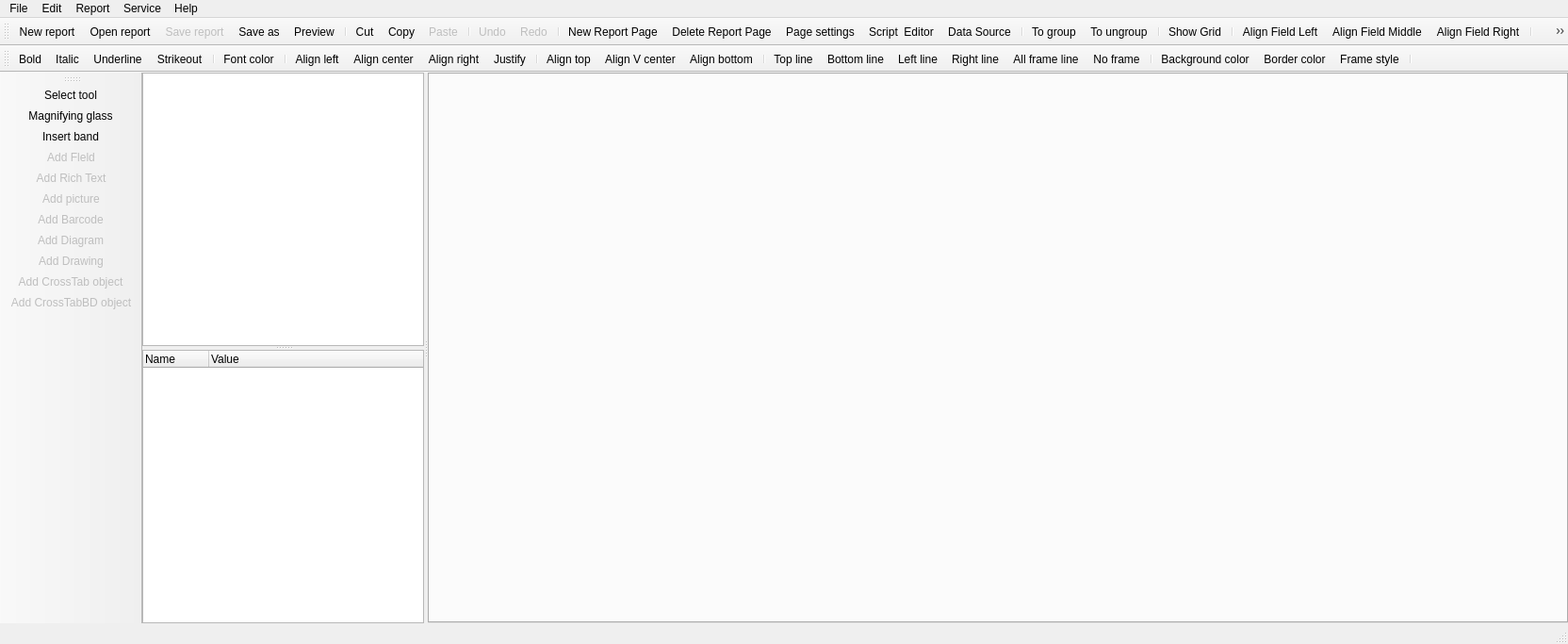
<?xml version="1.0" encoding="UTF-8"?>
<ui version="4.0">
 <class>MainWindow</class>
 <widget class="QMainWindow" name="MainWindow">
  <property name="geometry">
   <rect>
    <x>0</x>
    <y>0</y>
    <width>1664</width>
    <height>683</height>
   </rect>
  </property>
  <property name="windowTitle">
   <string>QtRPT Designer</string>
  </property>
  <property name="windowIcon">
   <iconset>
    <normaloff>../../../Aleksey/Desktop/32.png</normaloff>../../../Aleksey/Desktop/32.png</iconset>
  </property>
  <widget class="QWidget" name="centralWidget">
   <layout class="QHBoxLayout" name="horizontalLayout">
    <property name="spacing">
     <number>0</number>
    </property>
    <property name="leftMargin">
     <number>0</number>
    </property>
    <property name="topMargin">
     <number>0</number>
    </property>
    <property name="rightMargin">
     <number>0</number>
    </property>
    <property name="bottomMargin">
     <number>0</number>
    </property>
    <item>
     <widget class="QSplitter" name="splitter">
      <property name="orientation">
       <enum>Qt::Horizontal</enum>
      </property>
      <widget class="QWidget" name="widget_2" native="true">
       <property name="sizePolicy">
        <sizepolicy hsizetype="Preferred" vsizetype="Minimum">
         <horstretch>0</horstretch>
         <verstretch>0</verstretch>
        </sizepolicy>
       </property>
       <property name="maximumSize">
        <size>
         <width>299</width>
         <height>16777215</height>
        </size>
       </property>
       <property name="baseSize">
        <size>
         <width>0</width>
         <height>0</height>
        </size>
       </property>
       <layout class="QVBoxLayout" name="verticalLayout">
        <property name="spacing">
         <number>0</number>
        </property>
        <property name="leftMargin">
         <number>0</number>
        </property>
        <property name="topMargin">
         <number>0</number>
        </property>
        <property name="rightMargin">
         <number>0</number>
        </property>
        <property name="bottomMargin">
         <number>0</number>
        </property>
        <item>
         <widget class="QSplitter" name="splitter_2">
          <property name="sizePolicy">
           <sizepolicy hsizetype="Preferred" vsizetype="Expanding">
            <horstretch>0</horstretch>
            <verstretch>0</verstretch>
           </sizepolicy>
          </property>
          <property name="baseSize">
           <size>
            <width>0</width>
            <height>0</height>
           </size>
          </property>
          <property name="orientation">
           <enum>Qt::Vertical</enum>
          </property>
          <widget class="QTreeWidget" name="treeWidget">
           <property name="sizePolicy">
            <sizepolicy hsizetype="Preferred" vsizetype="Preferred">
             <horstretch>0</horstretch>
             <verstretch>0</verstretch>
            </sizepolicy>
           </property>
           <property name="baseSize">
            <size>
             <width>0</width>
             <height>0</height>
            </size>
           </property>
           <attribute name="headerVisible">
            <bool>false</bool>
           </attribute>
           <attribute name="headerDefaultSectionSize">
            <number>50</number>
           </attribute>
           <column>
            <property name="text">
             <string notr="true">1</string>
            </property>
           </column>
          </widget>
          <widget class="QTreeWidget" name="treeParams">
           <property name="sizePolicy">
            <sizepolicy hsizetype="Preferred" vsizetype="Preferred">
             <horstretch>0</horstretch>
             <verstretch>0</verstretch>
            </sizepolicy>
           </property>
           <property name="baseSize">
            <size>
             <width>0</width>
             <height>0</height>
            </size>
           </property>
           <property name="editTriggers">
            <set>QAbstractItemView::DoubleClicked|QAbstractItemView::EditKeyPressed</set>
           </property>
           <property name="alternatingRowColors">
            <bool>true</bool>
           </property>
           <property name="selectionMode">
            <enum>QAbstractItemView::SingleSelection</enum>
           </property>
           <property name="indentation">
            <number>15</number>
           </property>
           <property name="expandsOnDoubleClick">
            <bool>false</bool>
           </property>
           <attribute name="headerDefaultSectionSize">
            <number>70</number>
           </attribute>
           <column>
            <property name="text">
             <string>Name</string>
            </property>
           </column>
           <column>
            <property name="text">
             <string>Value</string>
            </property>
           </column>
          </widget>
         </widget>
        </item>
       </layout>
      </widget>
      <widget class="QTabWidget" name="tabWidget"/>
     </widget>
    </item>
   </layout>
  </widget>
  <widget class="QMenuBar" name="menuBar">
   <property name="geometry">
    <rect>
     <x>0</x>
     <y>0</y>
     <width>1664</width>
     <height>21</height>
    </rect>
   </property>
   <widget class="QMenu" name="menuFile">
    <property name="title">
     <string>File</string>
    </property>
    <addaction name="actionNewReport"/>
    <addaction name="actionOpenReport"/>
    <addaction name="actSaveReport"/>
    <addaction name="actSaveAs"/>
    <addaction name="separator"/>
    <addaction name="actNewReportPage"/>
    <addaction name="actDeleteReportPage"/>
    <addaction name="separator"/>
    <addaction name="actionExit"/>
   </widget>
   <widget class="QMenu" name="menuReport">
    <property name="title">
     <string>Report</string>
    </property>
    <addaction name="actPageSettings"/>
   </widget>
   <widget class="QMenu" name="menuEdit">
    <property name="title">
     <string>Edit</string>
    </property>
    <addaction name="actUndo"/>
    <addaction name="actRedo"/>
    <addaction name="separator"/>
    <addaction name="actCut"/>
    <addaction name="actCopy"/>
    <addaction name="actPaste"/>
   </widget>
   <widget class="QMenu" name="menuHelp">
    <property name="title">
     <string>Help</string>
    </property>
    <addaction name="actReadmeQtRPT"/>
    <addaction name="actReadmeQtRptDesigner"/>
    <addaction name="actCheckUpdates"/>
    <addaction name="actAbout"/>
   </widget>
   <widget class="QMenu" name="menuService">
    <property name="title">
     <string>Service</string>
    </property>
    <addaction name="actSettings"/>
   </widget>
   <addaction name="menuFile"/>
   <addaction name="menuEdit"/>
   <addaction name="menuReport"/>
   <addaction name="menuService"/>
   <addaction name="menuHelp"/>
  </widget>
  <widget class="QToolBar" name="mainToolBar">
   <attribute name="toolBarArea">
    <enum>TopToolBarArea</enum>
   </attribute>
   <attribute name="toolBarBreak">
    <bool>false</bool>
   </attribute>
   <addaction name="actionNewReport"/>
   <addaction name="actionOpenReport"/>
   <addaction name="actSaveReport"/>
   <addaction name="actSaveAs"/>
   <addaction name="actPreview"/>
   <addaction name="separator"/>
   <addaction name="actCut"/>
   <addaction name="actCopy"/>
   <addaction name="actPaste"/>
   <addaction name="separator"/>
   <addaction name="actUndo"/>
   <addaction name="actRedo"/>
   <addaction name="separator"/>
   <addaction name="actNewReportPage"/>
   <addaction name="actDeleteReportPage"/>
   <addaction name="actPageSettings"/>
   <addaction name="actScriptEditing"/>
   <addaction name="actDataSource"/>
   <addaction name="separator"/>
   <addaction name="actGroup"/>
   <addaction name="actUngroup"/>
   <addaction name="separator"/>
   <addaction name="actShowGrid"/>
   <addaction name="separator"/>
   <addaction name="actFieldLeft"/>
   <addaction name="actFieldMiddle"/>
   <addaction name="actFieldRight"/>
   <addaction name="separator"/>
   <addaction name="actFieldTop"/>
   <addaction name="actFieldCenter"/>
   <addaction name="actFieldBottom"/>
   <addaction name="separator"/>
   <addaction name="actFieldSameWidth"/>
   <addaction name="actFieldSameHeight"/>
   <addaction name="separator"/>
  </widget>
  <widget class="QStatusBar" name="statusBar"/>
  <widget class="QToolBar" name="toolBar">
   <property name="windowTitle">
    <string>toolBar</string>
   </property>
   <attribute name="toolBarArea">
    <enum>TopToolBarArea</enum>
   </attribute>
   <attribute name="toolBarBreak">
    <bool>true</bool>
   </attribute>
   <addaction name="actionBold"/>
   <addaction name="actionItalic"/>
   <addaction name="actionUnderline"/>
   <addaction name="actionStrikeout"/>
   <addaction name="separator"/>
   <addaction name="actFontColor"/>
   <addaction name="separator"/>
   <addaction name="actAlignLeft"/>
   <addaction name="actAlignCenter"/>
   <addaction name="actAlignRight"/>
   <addaction name="actAlignJustify"/>
   <addaction name="separator"/>
   <addaction name="actAlignTop"/>
   <addaction name="actAlignVCenter"/>
   <addaction name="actAlignBottom"/>
   <addaction name="separator"/>
   <addaction name="actLineTop"/>
   <addaction name="actLineBottom"/>
   <addaction name="actLineLeft"/>
   <addaction name="actLineRight"/>
   <addaction name="actLineAll"/>
   <addaction name="actLineNo"/>
   <addaction name="separator"/>
   <addaction name="actBackgroundColor"/>
   <addaction name="actBorderColor"/>
   <addaction name="actFrameStyle"/>
   <addaction name="separator"/>
  </widget>
  <widget class="QToolBar" name="toolBar_3">
   <property name="windowTitle">
    <string>toolBar_3</string>
   </property>
   <attribute name="toolBarArea">
    <enum>LeftToolBarArea</enum>
   </attribute>
   <attribute name="toolBarBreak">
    <bool>false</bool>
   </attribute>
   <addaction name="actSelect_tool"/>
   <addaction name="actMagnifying"/>
   <addaction name="actionInsert_band"/>
   <addaction name="actAddField"/>
   <addaction name="actAddRichText"/>
   <addaction name="actAddPicture"/>
   <addaction name="actAddBarcode"/>
   <addaction name="actAddDiagram"/>
   <addaction name="actAddDrawing"/>
   <addaction name="actAddCrossTab"/>
   <addaction name="actAddCrossTabBD"/>
  </widget>
  <action name="actionExit">
   <property name="text">
    <string>Exit</string>
   </property>
   <property name="toolTip">
    <string>Exit</string>
   </property>
  </action>
  <action name="actPageSettings">
   <property name="icon">
    <iconset resource="images.qrc">
     <normaloff>:/new/prefix1/images/pageSetting.png</normaloff>:/new/prefix1/images/pageSetting.png</iconset>
   </property>
   <property name="text">
    <string>Page settings</string>
   </property>
  </action>
  <action name="actSelect_tool">
   <property name="checkable">
    <bool>true</bool>
   </property>
   <property name="icon">
    <iconset resource="images.qrc">
     <normaloff>:/new/prefix1/images/80-1.png</normaloff>:/new/prefix1/images/80-1.png</iconset>
   </property>
   <property name="text">
    <string>Select tool</string>
   </property>
   <property name="toolTip">
    <string>Select tool</string>
   </property>
  </action>
  <action name="actAlignLeft">
   <property name="checkable">
    <bool>true</bool>
   </property>
   <property name="icon">
    <iconset resource="images.qrc">
     <normaloff>:/new/prefix1/images/textleft.png</normaloff>:/new/prefix1/images/textleft.png</iconset>
   </property>
   <property name="text">
    <string>Align left</string>
   </property>
   <property name="toolTip">
    <string>Align left</string>
   </property>
  </action>
  <action name="actAlignCenter">
   <property name="checkable">
    <bool>true</bool>
   </property>
   <property name="icon">
    <iconset resource="images.qrc">
     <normaloff>:/new/prefix1/images/textcenter.png</normaloff>:/new/prefix1/images/textcenter.png</iconset>
   </property>
   <property name="text">
    <string>Align center</string>
   </property>
   <property name="toolTip">
    <string>Align center</string>
   </property>
  </action>
  <action name="actAlignRight">
   <property name="checkable">
    <bool>true</bool>
   </property>
   <property name="icon">
    <iconset resource="images.qrc">
     <normaloff>:/new/prefix1/images/textright.png</normaloff>:/new/prefix1/images/textright.png</iconset>
   </property>
   <property name="text">
    <string>Align right</string>
   </property>
   <property name="toolTip">
    <string>Align right</string>
   </property>
  </action>
  <action name="actAlignJustify">
   <property name="checkable">
    <bool>true</bool>
   </property>
   <property name="icon">
    <iconset resource="images.qrc">
     <normaloff>:/new/prefix1/images/textjustify.png</normaloff>:/new/prefix1/images/textjustify.png</iconset>
   </property>
   <property name="text">
    <string>Justify</string>
   </property>
   <property name="toolTip">
    <string>Justify</string>
   </property>
  </action>
  <action name="actionBold">
   <property name="checkable">
    <bool>true</bool>
   </property>
   <property name="icon">
    <iconset resource="images.qrc">
     <normaloff>:/new/prefix1/images/textbold.png</normaloff>:/new/prefix1/images/textbold.png</iconset>
   </property>
   <property name="text">
    <string>Bold</string>
   </property>
   <property name="toolTip">
    <string>Bold</string>
   </property>
  </action>
  <action name="actionItalic">
   <property name="checkable">
    <bool>true</bool>
   </property>
   <property name="icon">
    <iconset resource="images.qrc">
     <normaloff>:/new/prefix1/images/textitalic.png</normaloff>:/new/prefix1/images/textitalic.png</iconset>
   </property>
   <property name="text">
    <string>Italic</string>
   </property>
   <property name="toolTip">
    <string>Italic</string>
   </property>
  </action>
  <action name="actionUnderline">
   <property name="checkable">
    <bool>true</bool>
   </property>
   <property name="icon">
    <iconset resource="images.qrc">
     <normaloff>:/new/prefix1/images/textunder.png</normaloff>:/new/prefix1/images/textunder.png</iconset>
   </property>
   <property name="text">
    <string>Underline</string>
   </property>
   <property name="toolTip">
    <string>Underline</string>
   </property>
  </action>
  <action name="actLineTop">
   <property name="checkable">
    <bool>true</bool>
   </property>
   <property name="icon">
    <iconset resource="images.qrc">
     <normaloff>:/new/prefix1/images/82-6.png</normaloff>:/new/prefix1/images/82-6.png</iconset>
   </property>
   <property name="text">
    <string>Top line</string>
   </property>
   <property name="toolTip">
    <string>Top line</string>
   </property>
  </action>
  <action name="actLineBottom">
   <property name="checkable">
    <bool>true</bool>
   </property>
   <property name="icon">
    <iconset resource="images.qrc">
     <normaloff>:/new/prefix1/images/82-7.png</normaloff>:/new/prefix1/images/82-7.png</iconset>
   </property>
   <property name="text">
    <string>Bottom line</string>
   </property>
   <property name="toolTip">
    <string>Bottom line</string>
   </property>
  </action>
  <action name="actLineLeft">
   <property name="checkable">
    <bool>true</bool>
   </property>
   <property name="icon">
    <iconset resource="images.qrc">
     <normaloff>:/new/prefix1/images/82-4.png</normaloff>:/new/prefix1/images/82-4.png</iconset>
   </property>
   <property name="text">
    <string>Left line</string>
   </property>
   <property name="toolTip">
    <string>Left line</string>
   </property>
  </action>
  <action name="actLineRight">
   <property name="checkable">
    <bool>true</bool>
   </property>
   <property name="icon">
    <iconset resource="images.qrc">
     <normaloff>:/new/prefix1/images/82-5.png</normaloff>:/new/prefix1/images/82-5.png</iconset>
   </property>
   <property name="text">
    <string>Right line</string>
   </property>
   <property name="toolTip">
    <string>Right line</string>
   </property>
  </action>
  <action name="actLineAll">
   <property name="checkable">
    <bool>true</bool>
   </property>
   <property name="icon">
    <iconset resource="images.qrc">
     <normaloff>:/new/prefix1/images/82-2.png</normaloff>:/new/prefix1/images/82-2.png</iconset>
   </property>
   <property name="text">
    <string>All frame line</string>
   </property>
   <property name="toolTip">
    <string>All frame line</string>
   </property>
  </action>
  <action name="actLineNo">
   <property name="checkable">
    <bool>true</bool>
   </property>
   <property name="icon">
    <iconset resource="images.qrc">
     <normaloff>:/new/prefix1/images/82-1.png</normaloff>:/new/prefix1/images/82-1.png</iconset>
   </property>
   <property name="text">
    <string>No frame</string>
   </property>
   <property name="toolTip">
    <string>No frame</string>
   </property>
  </action>
  <action name="actionInsert_band">
   <property name="checkable">
    <bool>true</bool>
   </property>
   <property name="icon">
    <iconset resource="images.qrc">
     <normaloff>:/new/prefix1/images/band.png</normaloff>:/new/prefix1/images/band.png</iconset>
   </property>
   <property name="text">
    <string>Insert band</string>
   </property>
   <property name="toolTip">
    <string>Insert band</string>
   </property>
  </action>
  <action name="actAddField">
   <property name="checkable">
    <bool>true</bool>
   </property>
   <property name="enabled">
    <bool>false</bool>
   </property>
   <property name="icon">
    <iconset resource="images.qrc">
     <normaloff>:/new/prefix1/images/field.png</normaloff>:/new/prefix1/images/field.png</iconset>
   </property>
   <property name="text">
    <string>Add Fleld</string>
   </property>
   <property name="toolTip">
    <string>Add field</string>
   </property>
  </action>
  <action name="actionNewReport">
   <property name="icon">
    <iconset resource="images.qrc">
     <normaloff>:/new/prefix1/images/new.png</normaloff>:/new/prefix1/images/new.png</iconset>
   </property>
   <property name="text">
    <string>New report</string>
   </property>
   <property name="toolTip">
    <string>New report</string>
   </property>
  </action>
  <action name="actionOpenReport">
   <property name="icon">
    <iconset resource="images.qrc">
     <normaloff>:/new/prefix1/images/open.png</normaloff>:/new/prefix1/images/open.png</iconset>
   </property>
   <property name="text">
    <string>Open report</string>
   </property>
   <property name="toolTip">
    <string>Open report</string>
   </property>
   <property name="shortcut">
    <string>Ctrl+O</string>
   </property>
  </action>
  <action name="actSaveReport">
   <property name="enabled">
    <bool>false</bool>
   </property>
   <property name="icon">
    <iconset resource="images.qrc">
     <normaloff>:/new/prefix1/images/save.png</normaloff>:/new/prefix1/images/save.png</iconset>
   </property>
   <property name="text">
    <string>Save report</string>
   </property>
   <property name="toolTip">
    <string>Save report</string>
   </property>
   <property name="shortcut">
    <string>Ctrl+S</string>
   </property>
  </action>
  <action name="actAlignTop">
   <property name="checkable">
    <bool>true</bool>
   </property>
   <property name="icon">
    <iconset resource="images.qrc">
     <normaloff>:/new/prefix1/images/texttop.png</normaloff>:/new/prefix1/images/texttop.png</iconset>
   </property>
   <property name="text">
    <string>Align top</string>
   </property>
   <property name="toolTip">
    <string>Align top</string>
   </property>
  </action>
  <action name="actAlignVCenter">
   <property name="checkable">
    <bool>true</bool>
   </property>
   <property name="icon">
    <iconset resource="images.qrc">
     <normaloff>:/new/prefix1/images/textVcenter.png</normaloff>:/new/prefix1/images/textVcenter.png</iconset>
   </property>
   <property name="text">
    <string>Align V center</string>
   </property>
   <property name="toolTip">
    <string>Align V center</string>
   </property>
  </action>
  <action name="actAlignBottom">
   <property name="checkable">
    <bool>true</bool>
   </property>
   <property name="icon">
    <iconset resource="images.qrc">
     <normaloff>:/new/prefix1/images/textbottom.png</normaloff>:/new/prefix1/images/textbottom.png</iconset>
   </property>
   <property name="text">
    <string>Align bottom</string>
   </property>
   <property name="toolTip">
    <string>Align bottom</string>
   </property>
  </action>
  <action name="actCopy">
   <property name="icon">
    <iconset resource="images.qrc">
     <normaloff>:/new/prefix1/images/copy.png</normaloff>:/new/prefix1/images/copy.png</iconset>
   </property>
   <property name="text">
    <string>Copy</string>
   </property>
   <property name="toolTip">
    <string>Copy</string>
   </property>
   <property name="shortcut">
    <string>Ctrl+C</string>
   </property>
  </action>
  <action name="actCut">
   <property name="icon">
    <iconset resource="images.qrc">
     <normaloff>:/new/prefix1/images/cut.png</normaloff>:/new/prefix1/images/cut.png</iconset>
   </property>
   <property name="text">
    <string>Cut</string>
   </property>
   <property name="toolTip">
    <string>Cut</string>
   </property>
   <property name="shortcut">
    <string>Ctrl+X</string>
   </property>
  </action>
  <action name="actPaste">
   <property name="enabled">
    <bool>false</bool>
   </property>
   <property name="icon">
    <iconset resource="images.qrc">
     <normaloff>:/new/prefix1/images/paste.png</normaloff>:/new/prefix1/images/paste.png</iconset>
   </property>
   <property name="text">
    <string>Paste</string>
   </property>
   <property name="toolTip">
    <string>Paste</string>
   </property>
   <property name="shortcut">
    <string>Ctrl+V</string>
   </property>
  </action>
  <action name="actSaveAs">
   <property name="icon">
    <iconset resource="images.qrc">
     <normaloff>:/new/prefix1/images/saveAll.png</normaloff>:/new/prefix1/images/saveAll.png</iconset>
   </property>
   <property name="text">
    <string>Save as</string>
   </property>
   <property name="toolTip">
    <string>Save as</string>
   </property>
  </action>
  <action name="actFontColor">
   <property name="icon">
    <iconset resource="images.qrc">
     <normaloff>:/new/prefix1/images/fontColor.png</normaloff>:/new/prefix1/images/fontColor.png</iconset>
   </property>
   <property name="text">
    <string>Font color</string>
   </property>
   <property name="toolTip">
    <string>Font color</string>
   </property>
  </action>
  <action name="actBackgroundColor">
   <property name="icon">
    <iconset resource="images.qrc">
     <normaloff>:/new/prefix1/images/backgroundColor.png</normaloff>:/new/prefix1/images/backgroundColor.png</iconset>
   </property>
   <property name="text">
    <string>Background color</string>
   </property>
   <property name="toolTip">
    <string>Background color</string>
   </property>
  </action>
  <action name="actBorderColor">
   <property name="icon">
    <iconset resource="images.qrc">
     <normaloff>:/new/prefix1/images/borderColor.png</normaloff>:/new/prefix1/images/borderColor.png</iconset>
   </property>
   <property name="text">
    <string>Border color</string>
   </property>
   <property name="toolTip">
    <string>Border color</string>
   </property>
  </action>
  <action name="actAbout">
   <property name="icon">
    <iconset resource="images.qrc">
     <normaloff>:/new/prefix1/images/Logo128.png</normaloff>:/new/prefix1/images/Logo128.png</iconset>
   </property>
   <property name="text">
    <string>About QtRptDesigner</string>
   </property>
  </action>
  <action name="actShowGrid">
   <property name="checkable">
    <bool>true</bool>
   </property>
   <property name="icon">
    <iconset resource="images.qrc">
     <normaloff>:/new/prefix1/images/grid.png</normaloff>:/new/prefix1/images/grid.png</iconset>
   </property>
   <property name="text">
    <string>Show Grid</string>
   </property>
   <property name="toolTip">
    <string>Show/Hide grid</string>
   </property>
  </action>
  <action name="actAddPicture">
   <property name="checkable">
    <bool>true</bool>
   </property>
   <property name="enabled">
    <bool>false</bool>
   </property>
   <property name="icon">
    <iconset resource="images.qrc">
     <normaloff>:/new/prefix1/images/picture.png</normaloff>:/new/prefix1/images/picture.png</iconset>
   </property>
   <property name="text">
    <string>Add picture</string>
   </property>
  </action>
  <action name="actFrameStyle">
   <property name="icon">
    <iconset resource="images.qrc">
     <normaloff>:/new/prefix1/images/frameStyle.png</normaloff>:/new/prefix1/images/frameStyle.png</iconset>
   </property>
   <property name="text">
    <string>Frame style</string>
   </property>
   <property name="toolTip">
    <string>Frame style</string>
   </property>
  </action>
  <action name="actNewReportPage">
   <property name="icon">
    <iconset resource="images.qrc">
     <normaloff>:/new/prefix1/images/newPageReport.png</normaloff>:/new/prefix1/images/newPageReport.png</iconset>
   </property>
   <property name="text">
    <string>New Report Page</string>
   </property>
   <property name="toolTip">
    <string>New Report Page</string>
   </property>
  </action>
  <action name="actDeleteReportPage">
   <property name="icon">
    <iconset resource="images.qrc">
     <normaloff>:/new/prefix1/images/deletePage.png</normaloff>:/new/prefix1/images/deletePage.png</iconset>
   </property>
   <property name="text">
    <string>Delete Report Page</string>
   </property>
   <property name="toolTip">
    <string>Delete Report Page</string>
   </property>
  </action>
  <action name="actFieldLeft">
   <property name="icon">
    <iconset resource="images.qrc">
     <normaloff>:/new/prefix1/images/fieldLeft.png</normaloff>:/new/prefix1/images/fieldLeft.png</iconset>
   </property>
   <property name="text">
    <string>Align Field Left</string>
   </property>
   <property name="toolTip">
    <string>Align Field Left</string>
   </property>
  </action>
  <action name="actFieldMiddle">
   <property name="icon">
    <iconset resource="images.qrc">
     <normaloff>:/new/prefix1/images/fieldMiddle.png</normaloff>:/new/prefix1/images/fieldMiddle.png</iconset>
   </property>
   <property name="text">
    <string>Align Field Middle</string>
   </property>
   <property name="toolTip">
    <string>Align Field Middle</string>
   </property>
  </action>
  <action name="actFieldRight">
   <property name="icon">
    <iconset resource="images.qrc">
     <normaloff>:/new/prefix1/images/fieldRight.png</normaloff>:/new/prefix1/images/fieldRight.png</iconset>
   </property>
   <property name="text">
    <string>Align Field Right</string>
   </property>
   <property name="toolTip">
    <string>Align Field Right</string>
   </property>
  </action>
  <action name="actFieldTop">
   <property name="icon">
    <iconset resource="images.qrc">
     <normaloff>:/new/prefix1/images/fieldTop.png</normaloff>:/new/prefix1/images/fieldTop.png</iconset>
   </property>
   <property name="text">
    <string>Align Field Top</string>
   </property>
   <property name="toolTip">
    <string>Align Field Top</string>
   </property>
  </action>
  <action name="actFieldCenter">
   <property name="icon">
    <iconset resource="images.qrc">
     <normaloff>:/new/prefix1/images/fieldCenter.png</normaloff>:/new/prefix1/images/fieldCenter.png</iconset>
   </property>
   <property name="text">
    <string>Align Field Center</string>
   </property>
   <property name="toolTip">
    <string>Align Field Center</string>
   </property>
  </action>
  <action name="actFieldBottom">
   <property name="icon">
    <iconset resource="images.qrc">
     <normaloff>:/new/prefix1/images/fieldBottom.png</normaloff>:/new/prefix1/images/fieldBottom.png</iconset>
   </property>
   <property name="text">
    <string>Align Field Bottom</string>
   </property>
   <property name="toolTip">
    <string>Align Field Bottom</string>
   </property>
  </action>
  <action name="actFieldSameWidth">
   <property name="icon">
    <iconset resource="images.qrc">
     <normaloff>:/new/prefix1/images/fieldSameWidth.png</normaloff>:/new/prefix1/images/fieldSameWidth.png</iconset>
   </property>
   <property name="text">
    <string>Field Same Width</string>
   </property>
   <property name="toolTip">
    <string>Field Same Width</string>
   </property>
  </action>
  <action name="actFieldSameHeight">
   <property name="icon">
    <iconset resource="images.qrc">
     <normaloff>:/new/prefix1/images/fieldSameHeight.png</normaloff>:/new/prefix1/images/fieldSameHeight.png</iconset>
   </property>
   <property name="text">
    <string>Field Same Height</string>
   </property>
   <property name="toolTip">
    <string>Field Same Height</string>
   </property>
  </action>
  <action name="actSettings">
   <property name="icon">
    <iconset resource="images.qrc">
     <normaloff>:/new/prefix1/images/setting.png</normaloff>:/new/prefix1/images/setting.png</iconset>
   </property>
   <property name="text">
    <string>Settings</string>
   </property>
   <property name="toolTip">
    <string>Settings</string>
   </property>
  </action>
  <action name="actMagnifying">
   <property name="checkable">
    <bool>true</bool>
   </property>
   <property name="icon">
    <iconset resource="images.qrc">
     <normaloff>:/new/prefix1/images/maginfier.png</normaloff>:/new/prefix1/images/maginfier.png</iconset>
   </property>
   <property name="text">
    <string>Magnifying glass</string>
   </property>
   <property name="toolTip">
    <string>Magnifying glass</string>
   </property>
  </action>
  <action name="actionStrikeout">
   <property name="checkable">
    <bool>true</bool>
   </property>
   <property name="icon">
    <iconset resource="images.qrc">
     <normaloff>:/new/prefix1/images/textstrikeout.png</normaloff>:/new/prefix1/images/textstrikeout.png</iconset>
   </property>
   <property name="text">
    <string>Strikeout</string>
   </property>
   <property name="toolTip">
    <string>Strikeout</string>
   </property>
  </action>
  <action name="actGroupProperty">
   <property name="icon">
    <iconset resource="images.qrc">
     <normaloff>:/new/prefix1/images/dataGrouping.png</normaloff>:/new/prefix1/images/dataGrouping.png</iconset>
   </property>
   <property name="text">
    <string>Group property</string>
   </property>
   <property name="toolTip">
    <string>Group property</string>
   </property>
  </action>
  <action name="actCheckUpdates">
   <property name="icon">
    <iconset resource="images.qrc">
     <normaloff>:/new/prefix1/images/update.png</normaloff>:/new/prefix1/images/update.png</iconset>
   </property>
   <property name="text">
    <string>Check updates</string>
   </property>
   <property name="toolTip">
    <string>Check updates</string>
   </property>
  </action>
  <action name="actAddDiagram">
   <property name="checkable">
    <bool>true</bool>
   </property>
   <property name="enabled">
    <bool>false</bool>
   </property>
   <property name="icon">
    <iconset resource="images.qrc">
     <normaloff>:/new/prefix1/images/diagram.png</normaloff>:/new/prefix1/images/diagram.png</iconset>
   </property>
   <property name="text">
    <string>Add Diagram</string>
   </property>
   <property name="toolTip">
    <string>Add Diagram</string>
   </property>
  </action>
  <action name="actAddDrawing">
   <property name="checkable">
    <bool>true</bool>
   </property>
   <property name="enabled">
    <bool>false</bool>
   </property>
   <property name="icon">
    <iconset resource="images.qrc">
     <normaloff>:/new/prefix1/images/drawing.png</normaloff>:/new/prefix1/images/drawing.png</iconset>
   </property>
   <property name="text">
    <string>Add Drawing</string>
   </property>
   <property name="toolTip">
    <string>Add Drawing</string>
   </property>
  </action>
  <action name="actPreview">
   <property name="enabled">
    <bool>true</bool>
   </property>
   <property name="icon">
    <iconset resource="images.qrc">
     <normaloff>:/new/prefix1/images/preview.png</normaloff>:/new/prefix1/images/preview.png</iconset>
   </property>
   <property name="text">
    <string>Preview</string>
   </property>
   <property name="toolTip">
    <string>Preview</string>
   </property>
  </action>
  <action name="actDataSource">
   <property name="checkable">
    <bool>true</bool>
   </property>
   <property name="icon">
    <iconset resource="images.qrc">
     <normaloff>:/new/prefix1/images/data.png</normaloff>:/new/prefix1/images/data.png</iconset>
   </property>
   <property name="text">
    <string>Data Source</string>
   </property>
   <property name="toolTip">
    <string>Data Source</string>
   </property>
  </action>
  <action name="actUndo">
   <property name="enabled">
    <bool>false</bool>
   </property>
   <property name="icon">
    <iconset resource="images.qrc">
     <normaloff>:/new/prefix1/images/undo.png</normaloff>:/new/prefix1/images/undo.png</iconset>
   </property>
   <property name="text">
    <string>Undo</string>
   </property>
   <property name="toolTip">
    <string>Undo</string>
   </property>
   <property name="shortcut">
    <string>Ctrl+Z</string>
   </property>
  </action>
  <action name="actRedo">
   <property name="enabled">
    <bool>false</bool>
   </property>
   <property name="icon">
    <iconset resource="images.qrc">
     <normaloff>:/new/prefix1/images/redo.png</normaloff>:/new/prefix1/images/redo.png</iconset>
   </property>
   <property name="text">
    <string>Redo</string>
   </property>
   <property name="toolTip">
    <string>Redo</string>
   </property>
   <property name="shortcut">
    <string>Ctrl+Y</string>
   </property>
  </action>
  <action name="actAddBarcode">
   <property name="checkable">
    <bool>true</bool>
   </property>
   <property name="enabled">
    <bool>false</bool>
   </property>
   <property name="icon">
    <iconset resource="images.qrc">
     <normaloff>:/new/prefix1/images/barcode.png</normaloff>:/new/prefix1/images/barcode.png</iconset>
   </property>
   <property name="text">
    <string>Add Barcode</string>
   </property>
   <property name="toolTip">
    <string>Add Barcode</string>
   </property>
  </action>
  <action name="actReadmeQtRPT">
   <property name="icon">
    <iconset resource="images.qrc">
     <normaloff>:/new/prefix1/images/readme.png</normaloff>:/new/prefix1/images/readme.png</iconset>
   </property>
   <property name="text">
    <string>Readme QtRPT</string>
   </property>
   <property name="toolTip">
    <string>Readme</string>
   </property>
  </action>
  <action name="actAddRichText">
   <property name="checkable">
    <bool>true</bool>
   </property>
   <property name="enabled">
    <bool>false</bool>
   </property>
   <property name="icon">
    <iconset resource="images.qrc">
     <normaloff>:/new/prefix1/images/richText.png</normaloff>:/new/prefix1/images/richText.png</iconset>
   </property>
   <property name="text">
    <string>Add Rich Text</string>
   </property>
   <property name="toolTip">
    <string>Add Rich Text</string>
   </property>
  </action>
  <action name="actGroup">
   <property name="icon">
    <iconset resource="images.qrc">
     <normaloff>:/new/prefix1/images/group.png</normaloff>:/new/prefix1/images/group.png</iconset>
   </property>
   <property name="text">
    <string>To group</string>
   </property>
   <property name="toolTip">
    <string>To group</string>
   </property>
  </action>
  <action name="actUngroup">
   <property name="icon">
    <iconset resource="images.qrc">
     <normaloff>:/new/prefix1/images/ungroup.png</normaloff>:/new/prefix1/images/ungroup.png</iconset>
   </property>
   <property name="text">
    <string>To ungroup</string>
   </property>
   <property name="toolTip">
    <string>To ungroup</string>
   </property>
  </action>
  <action name="actAddCrossTab">
   <property name="checkable">
    <bool>true</bool>
   </property>
   <property name="enabled">
    <bool>false</bool>
   </property>
   <property name="icon">
    <iconset resource="images.qrc">
     <normaloff>:/new/prefix1/images/crossTab.png</normaloff>:/new/prefix1/images/crossTab.png</iconset>
   </property>
   <property name="text">
    <string>Add CrossTab object</string>
   </property>
   <property name="toolTip">
    <string>Add CrossTab object</string>
   </property>
  </action>
  <action name="actAddCrossTabBD">
   <property name="checkable">
    <bool>true</bool>
   </property>
   <property name="enabled">
    <bool>false</bool>
   </property>
   <property name="icon">
    <iconset resource="images.qrc">
     <normaloff>:/new/prefix1/images/crossTabBD.png</normaloff>:/new/prefix1/images/crossTabBD.png</iconset>
   </property>
   <property name="text">
    <string>Add CrossTabBD object</string>
   </property>
   <property name="toolTip">
    <string>Add CrossTabBD object</string>
   </property>
  </action>
  <action name="actReadmeQtRptDesigner">
   <property name="icon">
    <iconset resource="images.qrc">
     <normaloff>:/new/prefix1/images/readme.png</normaloff>:/new/prefix1/images/readme.png</iconset>
   </property>
   <property name="text">
    <string>Readme QtRptDesigner</string>
   </property>
  </action>
  <action name="actScriptEditing">
   <property name="checkable">
    <bool>true</bool>
   </property>
   <property name="icon">
    <iconset resource="images.qrc">
     <normaloff>:/new/prefix1/images/script.png</normaloff>:/new/prefix1/images/script.png</iconset>
   </property>
   <property name="text">
    <string>Script  Editor</string>
   </property>
   <property name="toolTip">
    <string>Script Editor</string>
   </property>
  </action>
 </widget>
 <layoutdefault spacing="6" margin="11"/>
 <resources>
  <include location="images.qrc"/>
 </resources>
 <connections/>
</ui>
